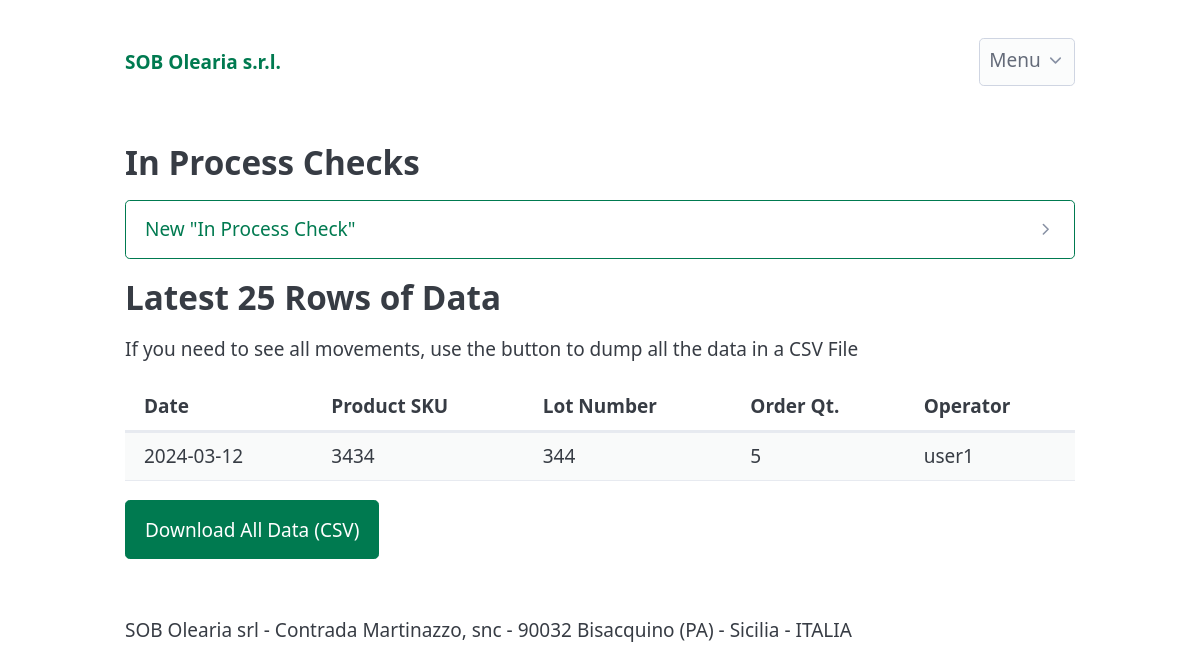
Page /inprocess (signed in) on the committed database.
### app/models.py (models this page shows, shortened)
class ProductionRecord(db.Model):
    __tablename__ = 'production_records'
    id = db.Column(db.Integer, primary_key=True, autoincrement=True)
    process_date = db.Column(db.Date, nullable=False, default=datetime.utcnow)
    product_lot_number = db.Column(db.Text, nullable=False)
    best_before_date = db.Column(db.Date, nullable=False)
    product_sku = db.Column(db.Text, nullable=False)
    filter_integrity_check = db.Column(db.Text, nullable=False)
    sanification_check = db.Column(db.Text, nullable=False)
    general_packaging_control = db.Column(db.Boolean)
    bottle_integrity_control = db.Column(db.Boolean)
    visual_olfatory_control = db.Column(db.Boolean)
    graphics_control = db.Column(db.Boolean)
    lot_number_check = db.Column(db.Text, nullable=False)
    start_pressure_time = db.Column(db.Time, nullable=False)
    start_pressure_value = db.Column(db.Float, nullable=False)
    first_pressure_time = db.Column(db.Time, nullable=False)
    first_pressure_value = db.Column(db.Float, nullable=False)
    second_pressure_time = db.Column(db.Time, nullable=False)
    second_pressure_value = db.Column(db.Float, nullable=False)
    final_pressure_time = db.Column(db.Time, nullable=False)
    final_pressure_value = db.Column(db.Float, nullable=False)
    label_compliance = db.Column(db.Text, nullable=False)
    start_filling_cap_compliance = db.Column(db.Text, nullable=False)
    final_filling_cap_compliance = db.Column(db.Text, nullable=False)
    bottle_breakage = db.Column(db.Text, nullable=False)
    bottle_breakage_qty = db.Column(db.Integer)
    units_produced_qty = db.Column(db.Integer, nullable=False)
    user_id = db.Column(db.Integer, db.ForeignKey('users.id'), nullable=False)
    user = db.relationship('User', back_populates='production_records', lazy=True)

class User(db.Model,UserMixin):
    __tablename__ = 'users'
    id = db.Column(db.Integer, primary_key=True, autoincrement=True)
    username = db.Column(db.String(64), index=True, unique=True)
    email = db.Column(db.String(120), index=True, unique=True)
    password_hash = db.Column(db.String(255),nullable=False, )
    created_on = db.Column(db.DateTime, nullable=False, default=datetime.utcnow)
    is_admin = db.Column(db.Boolean, nullable=False, default=False)
    production_records = db.relationship('ProductionRecord', back_populates='user', lazy=True)
    reception_records = db.relationship('ReceptionRecord', back_populates='user', lazy=True)
    fulfillment_records = db.relationship('FulfillmentRecord', back_populates='user', lazy=True)

### app/inprocess/routes.py (the view, shortened to what this page needs)
@inprocess_bp.route("/inprocess", methods=("GET", "POST"))
@login_required
def inprocess():
    records = ProductionRecord.query.all()
    return render_template("inprocess.html", records=records)

### app/templates/inprocess.html (shortened to what this page needs)
{% extends 'base.html' %}
{% block content %}
<section>
    <h2>In Process Checks</h2>
    <details>
        <summary role="button" class="outline">New "In Process Check"</summary>
    </details>
</section>
<h2>Latest 25 Rows of Data</h2>
<p>If you need to see all movements, use the button to dump all the data in a CSV File</p>
<section>
    <div class="overflow-auto">
        <table class="sortable striped">
            <thead>
                <tr>
                    <th>Date</th>
                    <th>Product SKU</th>
                    <th>Lot Number</th>
                    <th>Order Qt.</th>
                    <th>Operator</th>
                </tr>
            </thead>
            <tbody>
                {% for record in records %}
                <tr>
                    <td>{{record.process_date}}</td>
                    <td>{{record.product_sku}}</td>
                    <td>{{record.product_lot_number}}</td>
                    <td>{{record.units_produced_qty}}</td>
                    <td>{{record.user.username}}</td>
                </tr>
                {% endfor %}
            </tbody>
        </table>
    </div>
    <div>
        <a href="{{ url_for('inprocess_bp.export_production_csv') }}" role="button">Download All Data (CSV)</a>
    </div>
</section>
{% endblock content %}

### rows in the picture
ProductionRecord: process_date "2024-03-12", product_sku "3434", product_lot_number "344", units_produced_qty "5", user.username "user1"
